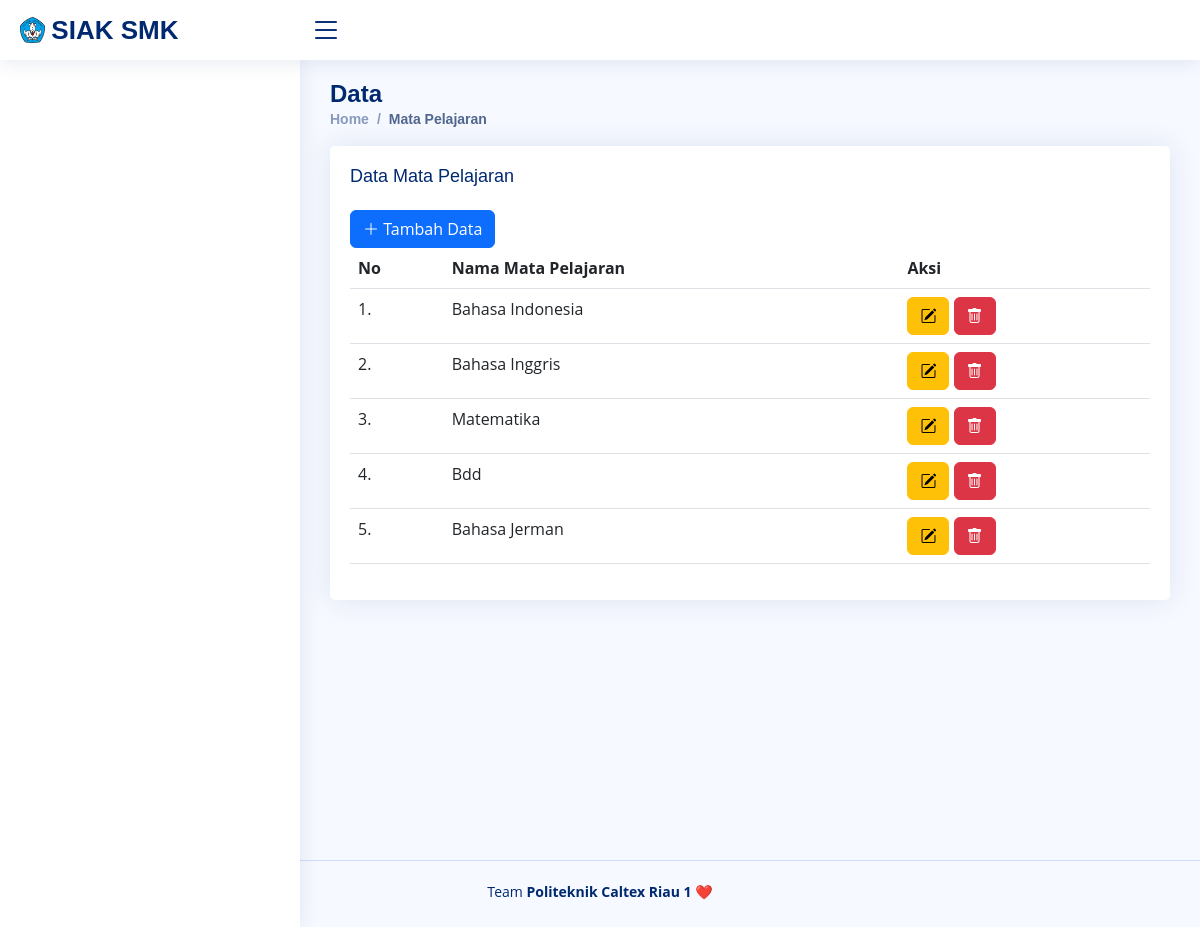
Page /index.php/mapel on the committed database.
### tables this page shows
CREATE TABLE `mapel` (
  `id` int(10) NOT NULL,
  `mapel` varchar(50) NOT NULL
);

### application/controllers/Mapel.php (called while the page is built, shortened)
<?php
class Mapel extends CI_Controller
{
    public function __construct()
    {
        $this->load->model('Mapel_model');
        $this->load->model('Guru_model');
    }
    public function index()
    {
        $data['judul'] = "Halaman Data Mata Pelajaran";
        $data['mapel'] = $this->Mapel_model->get();
        $this->load->view("layout/header", $data);
        $this->load->view("mapel/vw_mapel", $data);
        $this->load->view("layout/footer");
    }
}
?>

### index.php (called while the page is built, shortened)
<?php
require_once BASEPATH.'core/CodeIgniter.php';

### application/models/Mapel_model.php (called while the page is built, shortened)
<?php
class Mapel_model extends CI_Model
{
    public $table = 'mapel';
    public function get()
    {
        $this->db->from($this->table);
        $query = $this->db->get();
        return $query->result_array();
    }
}
?>

### application/views/mapel/vw_mapel.php (the view, shortened to what this page needs)
<main id="main" class="main">
    <div class="pagetitle">
        <h1>Data</h1>
        <nav>
            <ol class="breadcrumb">
                <li class="breadcrumb-item"><a href="<?= base_url('Dashboard') ?>">Home</a></li>
                <li class="breadcrumb-item active">Mata Pelajaran</li>
            </ol>
        </nav>
    </div>
    <section class="section">
        <div class="row">
            <div class="col-lg-12">
                <div class="card">
                    <div class="card-body">
                        <h5 class="card-title">Data Mata Pelajaran</h5>
                        <div class="col-md-6">
                            <a href="<?= base_url() ?>Mapel/tambah" class="btn btn-primary">
                                <i class="bi bi-plus-lg"></i> Tambah Data
                            </a>
                        </div>
                        <table class="table datatable">
                            <thead>
                                <tr>
                                    <th scope="col">No</th>
                                    <th scope="col">Nama Mata Pelajaran</th>
                                    <th scope="col">Aksi</th>
                                </tr>
                            </thead>
                            <tbody>
                                <?php $i = 1; ?>
                                <?php foreach ($mapel as $us) : ?>
                                <tr>
                                    <td><?= $i; ?>.</td>
                                    <td><?= $us['mapel']; ?></td>
                                    <td>
                                        <a href="<?= base_url('Mapel/edit/') . $us['id']; ?>"
                                            class="btn btn-warning"><i class="bi bi-pencil-square"></i></a>
                                        <button type="button" class="btn btn-danger"
                                            onclick="hapusMapel(<?= $us['id']; ?>)"><i
                                                class="bi bi-trash"></i></button>
                                    </td>
                                </tr>
                                <?php $i++; ?>
                                <?php endforeach; ?>
                            </tbody>
                        </table>
                    </div>
                </div>
            </div>
        </div>
    </section>
</main>

### assets/css/style.css (style rules this page uses)
:root { scroll-behavior: smooth; }
body { font-family: "Open Sans", sans-serif; background: #f6f9ff; color: #444444; }
a { color: #4154f1; text-decoration: none; }
h1, h2, h3, h4, h5, h6 { font-family: "Nunito", sans-serif; }
#main { margin-top: 60px; padding: 20px 30px; transition: all 0.3s; min-height: 100vh; }
.pagetitle { margin-bottom: 10px; }
.pagetitle h1 { font-size: 24px; margin-bottom: 0; font-weight: 600; color: #012970; }
.card { margin-bottom: 30px; border: none; border-radius: 5px; box-shadow: 0px 0 30px rgba(1, 41, 112, 0.1); margin-left: auto; margin-right: auto; }
.card-title { padding: 20px 0 15px 0; font-size: 18px; font-weight: 500; color: #012970; font-family: "Poppins", sans-serif; }
.card-body { padding: 0 20px 20px 20px; }
.breadcrumb { font-size: 14px; font-family: "Nunito", sans-serif; color: #899bbd; font-weight: 600; }
.breadcrumb a { color: #899bbd; transition: 0.3s; }
.breadcrumb .breadcrumb-item::before { color: #899bbd; }
.breadcrumb .active { color: #51678f; font-weight: 600; }
@media (min-width: 1200px) { #main { margin-left: 300px; } }

### rows in the picture
mapel: mapel "Bahasa Indonesia"
mapel: mapel "Bahasa Inggris"
mapel: mapel "Matematika"
mapel: mapel "Bdd"
mapel: mapel "Bahasa Jerman"
